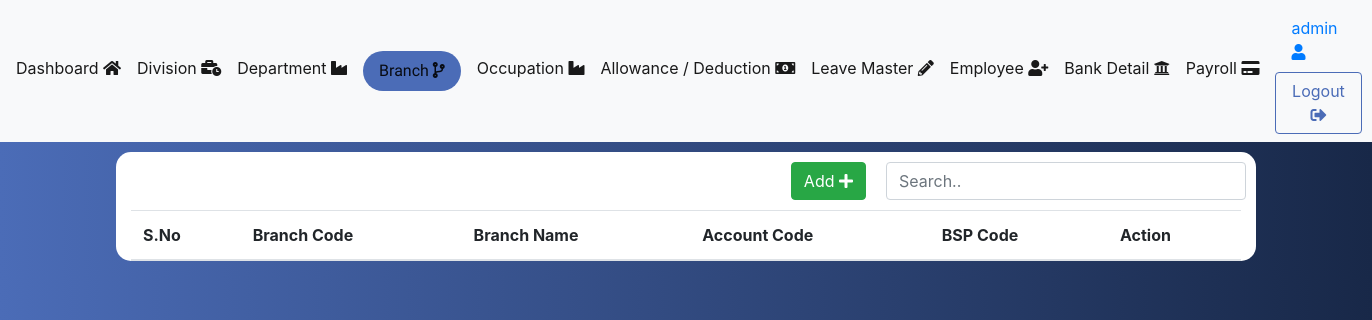
/admin/branch.php (signed in), run on an earlier commit of the app's database.
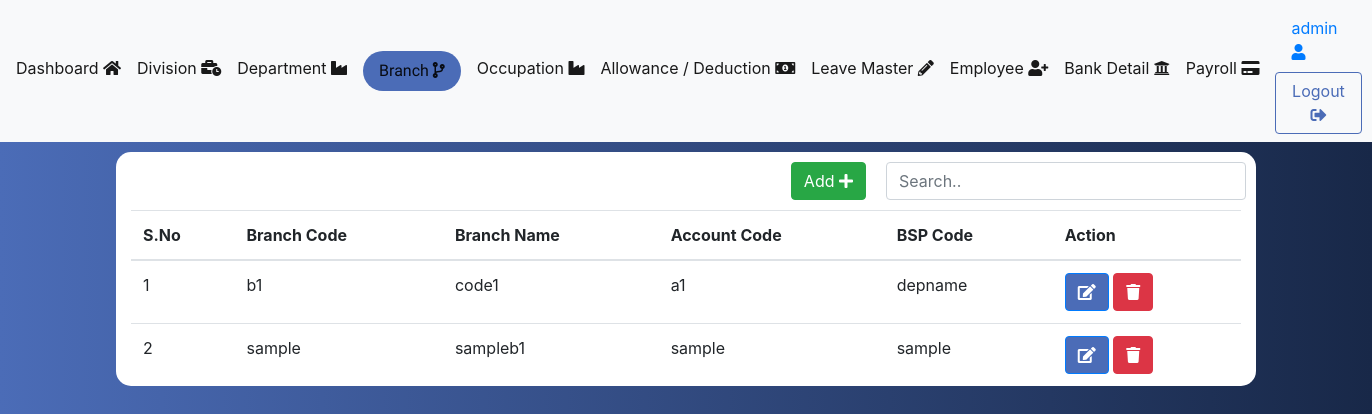
And on a later commit of the database.
### tables this page shows
CREATE TABLE `branch` (
  `id` int(11) NOT NULL,
  `branch_name` varchar(200) NOT NULL,
  `branch_code` varchar(100) NOT NULL,
  `acc_code` varchar(100) NOT NULL,
  `bsp_code` varchar(100) NOT NULL,
  `created_at` timestamp NOT NULL DEFAULT current_timestamp(),
  `updated_at` timestamp NOT NULL DEFAULT current_timestamp()
);

### admin/branch.php (the view, shortened to what this page needs)
<?php
require_once('../db/config.php');
require_once('header.php');
$sql = "SELECT * FROM branch";
$result = mysqli_query($conn, $sql);
?>
<nav class="navbar navbar-expand-lg navbar-light bg-light">
<div class="collapse navbar-collapse" id="navbarSupportedContent">
  <ul class="navbar-nav mr-auto">
  <li class="nav-item">
      <a class="navbar-brand material-icons" href="index.php">Dashboard  <i class="fas fa-home"></i></a>
    </li>
    <li class="nav-item">
      <a class="navbar-brand material-icons " href="division.php">Division  <i class="fas fa-business-time"></i></a>
    </li>
    <li class="nav-item">
      <a class="navbar-brand material-icons" href="department.php">Department  <i class="fas fa-industry"></i></a>
    </li>
    <li class="nav-item">
      <a class="navbar-brand material-icons  nav-active" href="branch.php">Branch  <i class="fas fa-code-branch"></i></a>
    </li>
    <li class="nav-item">
      <a class="navbar-brand material-icons" href="occupation.php">Occupation  <i class="fas fa-industry"></i></a>
    </li>
    <li class="nav-item">
      <a class="navbar-brand material-icons" href="allowance.php">Allowance / Deduction  <i class="fas fa-money-bill-alt"></i></a>
    </li>
    <li class="nav-item">
      <a class="navbar-brand material-icons" href="leave.php">Leave Master  <i class="fas fa-pencil-alt"></i></a>
    </li>
    <li class="nav-item">
      <a class="navbar-brand material-icons" href="employee.php">Employee  <i class="fas fa-user-plus"></i></a>
    </li>
    <li class="nav-item">
      <a class="navbar-brand material-icons" href="bank.php">Bank Detail  <i class="fas fa-bank"></i></a>
    </li>
    <li class="nav-item">
      <a class="navbar-brand material-icons" href="payroll.php">Payroll  <i class="fas fa-credit-card"></i></a>
    </li>
  </ul>
  <form class="form-inline my-2 my-lg-0">
  <a class="nav-link mr-sm-2" href="#"><?php echo $_SESSION['user']; ?>  <i class="fas fa-user"></i></a>
    <a class="btn btn-outline-primary my-2 my-sm-0" href="logout.php">Logout  <i class="fas fa-sign-out-alt"></i></a>
  </form>
</div>
</nav>
<div class="container" style="background-color:white;">
    <div class="row">
        <div class="col-md-8" align="right" style="padding:10px;">
&nbsp;        <button class="btn btn-success" data-toggle="modal" data-target="#myModal"><span>Add </span><i class="fas fa-plus"></i>
        </div>
        <div class="col-md-4" style="padding:10px;">
        <input class="form-control" id="myInput" type="text" placeholder="Search..">
        </div>
    </div>
<table class="table">
  <thead><tr><th>S.No</th><th>Branch Code</th><th>Branch Name</th><th>Account Code</th><th>BSP Code</th><th>Action</th></tr></thead>
  <tbody id="myTable">
  <?php
  $sno=1;
    while($row = mysqli_fetch_assoc($result)) {
      ?>
      <tr>
      <td><?php echo $sno++; ?></td>
        <td><?php echo $row['branch_name']; ?></td>
        <td><?php echo $row['branch_code']; ?></td>
        <td><?php echo $row['acc_code']; ?></td>
        <td><?php echo $row['bsp_code']; ?></td>
        <td><button data-id="<?php echo $row['id']; ?>" class="btn btn-primary js-btn-select" data-toggle="modal" data-target="#myModaledit"><i class="fas fa-edit"></i></button>
        <button data-id="<?php echo $row['id']; ?>" class="btn btn-danger js-btn-delete"><i class="fas fa-trash"></i></button></td>
      </tr>
      <?php
    }
  ?>
    </tbody>
  </table>
</div>

What changed in the data, as far as the page shows it:
added branch: branch_name "b1", branch_code "code1", acc_code "a1", bsp_code "depname"
added branch: branch_name "sample", branch_code "sampleb1", acc_code "sample", bsp_code "sample"
